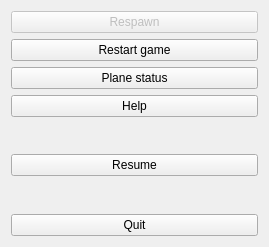
<ui version="4.0" >
 <class>GameUIMain</class>
 <widget class="QDialog" name="GameUIMain" >
  <property name="geometry" >
   <rect>
    <x>0</x>
    <y>0</y>
    <width>269</width>
    <height>247</height>
   </rect>
  </property>
  <property name="windowTitle" >
   <string>Main Menu</string>
  </property>
  <layout class="QVBoxLayout" >
   <item>
    <widget class="QPushButton" name="buttonRespawn" >
     <property name="enabled" >
      <bool>false</bool>
     </property>
     <property name="text" >
      <string>Respawn</string>
     </property>
    </widget>
   </item>
   <item>
    <widget class="QPushButton" name="buttonNewGame" >
     <property name="toolTip" >
      <string>Start new game</string>
     </property>
     <property name="text" >
      <string>Restart game</string>
     </property>
    </widget>
   </item>
   <item>
    <widget class="QPushButton" name="buttonStatus" >
     <property name="text" >
      <string>Plane status</string>
     </property>
    </widget>
   </item>
   <item>
    <widget class="QPushButton" name="buttonHelp" >
     <property name="toolTip" >
      <string>Open help window</string>
     </property>
     <property name="text" >
      <string>Help</string>
     </property>
    </widget>
   </item>
   <item>
    <spacer>
     <property name="orientation" >
      <enum>Qt::Vertical</enum>
     </property>
     <property name="sizeHint" >
      <size>
       <width>20</width>
       <height>40</height>
      </size>
     </property>
    </spacer>
   </item>
   <item>
    <widget class="QPushButton" name="buttonResume" >
     <property name="toolTip" >
      <string>Return to game</string>
     </property>
     <property name="text" >
      <string>Resume</string>
     </property>
    </widget>
   </item>
   <item>
    <spacer>
     <property name="orientation" >
      <enum>Qt::Vertical</enum>
     </property>
     <property name="sizeHint" >
      <size>
       <width>20</width>
       <height>40</height>
      </size>
     </property>
    </spacer>
   </item>
   <item>
    <widget class="QPushButton" name="buttonQuit" >
     <property name="toolTip" >
      <string>Quit Flyer 2D</string>
     </property>
     <property name="text" >
      <string>Quit</string>
     </property>
    </widget>
   </item>
  </layout>
 </widget>
 <resources/>
 <connections/>
</ui>
